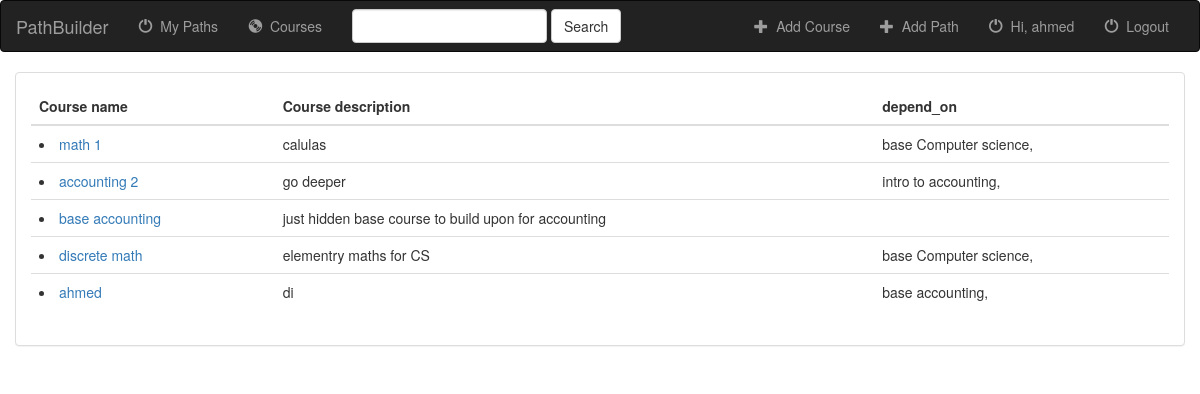
/paths/courses/my_courses/ (signed in), run on the app's committed database.
### paths/models.py (models this page shows, shortened)
class Course(models.Model):
    name = models.CharField(max_length=200, blank=False)
    slug = models.SlugField(max_length=200 , unique=True,null=False,blank=False)
    description = models.CharField(max_length=500)
    depend_on = models.ManyToManyField('self',related_name="above", blank=True,symmetrical=False)
    path = models.ForeignKey('Path', on_delete=models.CASCADE)
    creator = models.ForeignKey(User, on_delete=models.SET_NULL, null=True, blank=True)
    added = models.DateTimeField(auto_now_add=True)
    updated = models.DateTimeField(auto_now=True)
    photo = models.ImageField(default= dummyimage ,blank= True,upload_to=get_directory)
    access_counter = models.IntegerField(default=0, verbose_name="Access Counts")
    class Meta:
        permissions = (("can_mark_returned", "Set book as returned"),)
        ordering = ["-access_counter"]
    def get_absolute_url(self):
        return reverse('paths:show_course',args=[str(self.slug)])
    def __str__(self):
        return self.name

### paths/views/course.py (the view)
# urls.py: path('courses/my_courses/', courseV.my_CoursesListView.as_view(), name='my_courses'),
class my_CoursesListView(LoginRequiredMixin,CourseListView):
    def get_context_data(self,**kwargs):
        object = Author.objects.get(user=self.request.user)
        object.access_counter +=1
        object.save()
        return  super().get_context_data(**kwargs)
    def get_queryset(self):
       return Course.objects.filter(creator=self.request.user)

### paths/templates/paths/course_list.html (shortened to what this page needs)
{% extends 'base.html' %}
{% block content %}
<div class="container-fluid songs-container">
    <div class="row">
        <div class="col-sm-12">
            <div class="panel panel-default">
                <div class="panel-body">
                    <table class="table">
                        <thead>
                            <tr>
                                <th>Course name</th>
                                <th>Course description</th>
                                <th>depend_on</th>
                            </tr>
                        </thead>
                        <tbody>
                            {% for course in course_list %}
                                <tr>
                                    <td><li><a href="{{ course.get_absolute_url }}">{{ course.name }}</a></li></td>
                                    <td>{{ course.description }}</td>
                                    <td>
                                      {% for course_d in course.depend_on.all %}
                                        {{ course_d }},
                                      {% endfor %}
                                    </td>
                                </tr>
                            {% endfor %}
                        </tbody>
                    </table>
                </div>
            </div>
        </div>
    </div>
</div>
{% endblock %}

### paths/templates/base.html (shortened to what this page needs)
<!DOCTYPE html>
<html lang="en">
<head>
    {% load static %}
    <link rel="stylesheet" href="https://maxcdn.bootstrapcdn.com/bootstrap/3.3.6/css/bootstrap.min.css">
    <link rel="stylesheet" type="text/css" href="{% static 'paths/style.css' %}"/>
</head>
<body>
<nav class="navbar navbar-inverse">
    <div class="container-fluid">
        <div class="navbar-header">
            <a class="navbar-brand" href="{% url 'paths:index' %}">PathBuilder</a>
        </div>
        <div class="collapse navbar-collapse" id="topNavBar">
            <ul class="nav navbar-nav">
                {% if user.is_authenticated %}
                <li><a href="{% url 'paths:my_paths' %}">
                    <span class="glyphicon glyphicon-off" aria-hidden="true"></span>&nbsp; My Paths
                </a></li>
                {% endif %}
                <li class="{% block albums_active %}{% endblock %}"><a href="{% url 'paths:courses' %}"><span class="glyphicon glyphicon-cd" aria-hidden="true"></span>&nbsp; Courses</a></li>
            </ul>
            <form class="navbar-form navbar-left" role="search" method="get" action="{% url 'paths:index' %}">
                <div class="form-group">
                    <input type="text" class="form-control" name="q" value="{{ request.GET.q }}">
                </div>
                <button type="submit" class="btn btn-default">Search</button>
            </form>
            <ul class="nav navbar-nav navbar-right">
                <li>
                    <a href="{% url 'paths:add_course' %}">
                        <span class="glyphicon glyphicon-plus" aria-hidden="true"></span>&nbsp; Add Course
                    </a>
                </li>
                <li>
                    <a href="{% url 'paths:add_path' %}">
                        <span class="glyphicon glyphicon-plus" aria-hidden="true"></span>&nbsp; Add Path
                    </a>
                </li>
                {% if user.is_authenticated %}
                    <li>
                        <a href="{{ user.get_absolute_url }}">
                            <span class="glyphicon glyphicon-off" aria-hidden="true"></span>&nbsp; Hi, {{ user.get_username }}
                        </a>
                    </li>
                    <li><a href="{% url 'logout'%}?next={{request.path}}">
                        <span class="glyphicon glyphicon-off" aria-hidden="true"></span>&nbsp; Logout
                    </a></li>
                {% else %}
                    <li><a href="{% url 'login'%}?next={{request.path}}">
                        Login
                    </a></li>
                {% endif %}
            </ul>
        </div>
    </div>
</nav>
{% block content %}
{% endblock %}
</body>
</html>

### data on the page
Course: name "math 1", description "calulas"
Course: name "base Computer science"
Course: name "accounting 2", description "go deeper"
Course: name "intro to accounting"
Course: name "base accounting", description "just hidden base course to build upon for accounting"
Course: name "discrete math", description "elementry maths for CS"
Course: name "ahmed", description "di"

### other printed values
{{ user.get_username }} "ahmed"
